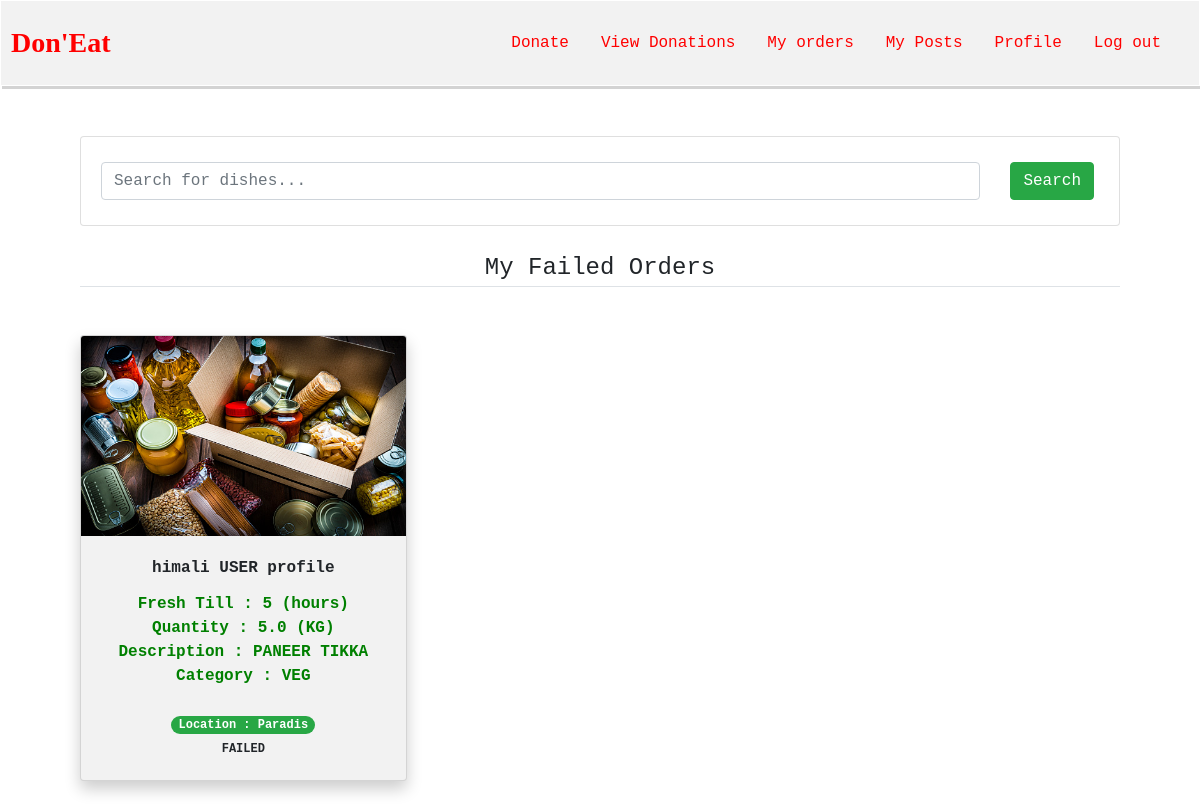
Screenshot of /myOrders/ (signed in) with the database file from the repository.
### posts/models.py (models this page shows, shortened)
class Item(models.Model):
    posting_organization = models.ForeignKey(ProfileModel,on_delete=models.CASCADE,null=True,related_name = 'posting_organization')
    ordering_organization = models.ForeignKey(ProfileModel,on_delete=models.CASCADE,null=True,related_name = 'ordering_organization')
    isOrdered = models.BooleanField(default=False,null=True)
    isDelivered = models.BooleanField(default=False,null=True)
    isQualityOK = models.BooleanField(default=False,null=True)
    isQuantityOK = models.BooleanField(default=False,null=True)
    description = models.CharField(max_length=100)
    quantity = models.FloatField()
    category = models.CharField(choices=CATEGORY_CHOICES, default='VEG',null=True,max_length=100)
    image = models.ImageField(default='default.png',upload_to='profile_pics')
    freshTill = models.IntegerField(default=0)
    walletPublicAddress = models.CharField(max_length=50,null=True,default=0)
    deliveredBy = models.ForeignKey(ProfileModel,on_delete=models.CASCADE,null=True,related_name = 'deliveredBy')
    isChecked = models.BooleanField(default=False,null=True)

### users/models.py (models this page shows)
class ProfileModel(models.Model):
    user = models.OneToOneField(User,on_delete=models.CASCADE)
    category = models.CharField(choices=CATEGORY_CHOICES, default='USER',null=True,max_length=100)
    image = models.ImageField(default='default.png',upload_to='profile_pics')
    instituteName = models.CharField(max_length=100,null=True)
    instituteType = models.CharField(choices=ORG_CHOICES, default='Others',null=True,max_length=100)
    location = models.CharField(max_length=100,null=True)
    acceptanceRate = models.FloatField(null=True,default=0)
    walletPublicAddress = models.CharField(max_length=50,null=True,default=0)
    def __str__(self):
        return f'{self.user.username} {self.category} profile'

### posts/views.py (the view)
# urls.py: path('myOrders/', posts_views.myOrders, name='myOrders'),
@login_required
def myOrders(request):
    ob = ProfileModel.objects.get(user=request.user)
    role = ob.category
    item_objects = Item.objects.all()
    org = ProfileModel.objects.get(user=request.user)
    item_objects = item_objects.filter(ordering_organization=org)
    item_objects = item_objects.filter(isChecked=True)
    item_objects = item_objects.filter(isDelivered=False)
    '''#adding search functionality
    if item_name != '' and item_name is not None:
        item_objects = item_objects.filter(title__icontains=item_name)

    #adding pagination
    paginator = Paginator(item_objects,6)
    page = request.GET.get('page')
    item_objects = paginator.get_page(page)'''
    return render(request, 'posts/myFailedOrders.html', {'item_objects': item_objects,'role':role})

### posts/templates/posts/myFailedOrders.html (shortened to what this page needs)
{% extends 'posts/base.html' %}
{% block body %}
    <div class="container">
    <div class="row">
        <div class="col-md-12">
            <form class="card card-sm">
                <div class="card-body row no-gutters align-items-center">
                    <div style="padding-right: 25px;" class="col">
                        <input type="search" name="item_name" placeholder="Search for dishes..." class="form-control form-control-borderless">
                    </div>
                    <div class="col-auto">
                        <button class="btn btn-success" type="submit"> Search </button>
                    </div>
                </div>
            </form>
        </div>
    </div>
    <br>
    <legend class="border-bottom mb-4" style="text-align: center;"> My Failed Orders </legend>
     <br>
    <div class="row">
        {%  for item in item_objects %}
        <div class="col-md-6 col-sm-6 col-lg-4 col-xs-6">
            <div class="card index-card">
                <img height="200px" width="300px" src="{{ item.image.url }}" class="card-img-top">
                <div class="card-body">
                    <div id="name{{ item.id }}" class="card-title">
                        {{ item.posting_organization }}
                    </div>
                    <div class="card-text">
                        <span id="price{{ item.id }}">  Fresh Till : {{ item.freshTill }} (hours) </span> <br>
                        <span id="price{{ item.id }}">  Quantity : {{ item.quantity }} (KG)</span> <br>
                        <span id="price{{ item.id }}">  Description : {{ item.description }} </span> <br>
                        <span id="price{{ item.id }}">  Category : {{ item.category }} </span> <br>
                        <br>
                                    <span class="badge badge-pill badge-success"> Location : {{ item.posting_organization.location }} </span>
                    </div>
                    <span class="badge badge-pill badge-failure"> FAILED  </span> <br>
                </div>
            </div>
        <br>
        </div>
        {% endfor %}
    </div>
    </div>
{% endblock %}

### posts/static/posts/style.css (style rules this page uses)
body { font-family: Tahoma, monospace; }
.container { padding: 50px; }
.card-text { color: green; font-weight: bolder; }
.card-title { font-weight: bolder; }
.btn { margin: 5px; }
.card-img-top { transition: transform .2s; }
.index-card { box-shadow: 0 4px 8px 0 rgba(0,0,0,0.2); transition: 0.3s; background-color: #f2f2f2; }
.index-card,.detail-card,.review:hover { box-shadow: 0 8px 16px 0 rgba(0,0,0,0.2); }
.card-body { text-align: center; }

### rows the page displays
Item: image (picture), posting_organization "himali USER profile", freshTill "5", quantity "5.0", description "PANEER TIKKA", category "VEG", posting_organization.location "Paradis"
